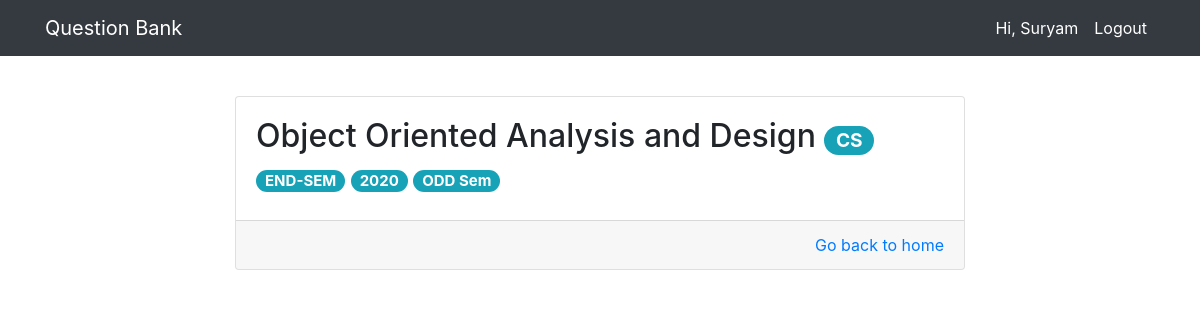
Page /paper/12/detail/ (signed in) on the committed database.
### accounts/models.py (models this page shows, shortened)
class CustomUser(AbstractUser):
    pass

### questions/models.py (models this page shows, shortened)
class QuestionPaper(models.Model):
    branch = models.ForeignKey(Branch, on_delete=models.CASCADE)
    subject = ChainedForeignKey(
        Subject,
        on_delete=models.CASCADE,
        chained_field="branch",
        chained_model_field="branch",
    )
    year = models.PositiveIntegerField(
        validators=[
            MinValueValidator(2000),
            MaxValueValidator(datetime.date.today().year),
        ],
        help_text="Please use the following format: <em>YYYY</em>.",
    )
    semester = models.CharField(
        max_length=4,
        choices=SEMESTER_CHOICES,
        default='ODD',
    )
    exam = models.CharField(
        max_length=7,
        choices=EXAM_CHOICES,
        default='MST-1',
    )
    paper = models.FileField(
        upload_to=filePath,
        null=True,
        validators=[
            FileExtensionValidator(['pdf'])
        ],
    )
    author = models.ForeignKey(get_user_model(), on_delete=models.CASCADE,)
    uploaded_at = models.DateTimeField(auto_now_add=True)
    updated_at = models.DateTimeField(auto_now=True)
    class Meta:
        constraints = [
            models.UniqueConstraint(
                fields=['subject', 'year', 'semester', 'exam'],
                name='unique paper'
            ),
        ]

class Subject(models.Model):
    branch = models.ForeignKey(Branch, on_delete=models.CASCADE)
    subject_code = models.CharField(unique=True, max_length=10)
    subject_name = models.CharField(unique=True, max_length=256)
    subject_name_short = models.CharField(unique=True, max_length=5)
    def __str__(self):
        return self.subject_name

class Branch(models.Model):
    name = models.CharField(unique=True, max_length=256)
    def __str__(self):
        return self.name

### questions/views.py (the view)
# urls.py: path('paper/<int:pk>/detail/', PaperDetailView.as_view(), name='detail'),
class PaperDetailView(LoginRequiredMixin, DetailView):
    model = QuestionPaper
    template_name = 'questions/detail.html'
    context_object_name = 'paper'

### templates/questions/detail.html
{% extends 'base.html' %}
{% block content %}
    <div class="card my-3">
        <div class="card-body">
            <h2 class="card-title">
                {{ paper.subject }}
                <small>
                    <span class="badge badge-pill badge-info">{{ paper.branch }}</span>
                </small>
            </h2>
            <h5>
                <span class="badge badge-pill badge-info">{{ paper.exam }}</span>
                <span class="badge badge-pill badge-info">{{ paper.year }}</span>
                <span class="badge badge-pill badge-info">{{ paper.semester }} Sem</span>
            </h5>
        </div>
        <div class="card-footer text-right">
            <a href="{% url 'home' %}" class="">Go back to home</a>
        </div>
    </div>
{% endblock content %}

### templates/navbar.html (shortened to what this page needs)
<nav class="navbar navbar-expand-lg navbar-dark bg-dark">
    <div class="container">
        <a class="navbar-brand" href="{% url 'home' %}">Question Bank</a>
        <div class="collapse navbar-collapse" id="navbarSupportedContent">
            <ul class="navbar-nav text-right ml-auto mb-2 mb-lg-0">
                {% if user.is_authenticated %}
                <li class="nav-item">
                    <a class="nav-link active" href="{% url 'profile' %}">Hi, {{ user.first_name }}</a>
                </li>
                <li class="nav-item">
                    <a class="nav-link active" href="{% url 'logout' %}">Logout</a>
                </li>
                {% endif %}
            </ul>
        </div>
    </div>
</nav>

### rows in the picture
CustomUser: first_name "Suryam"
QuestionPaper: subject "Object Oriented Analysis and Design", branch "CS", exam "END-SEM", year "2020", semester "ODD"
